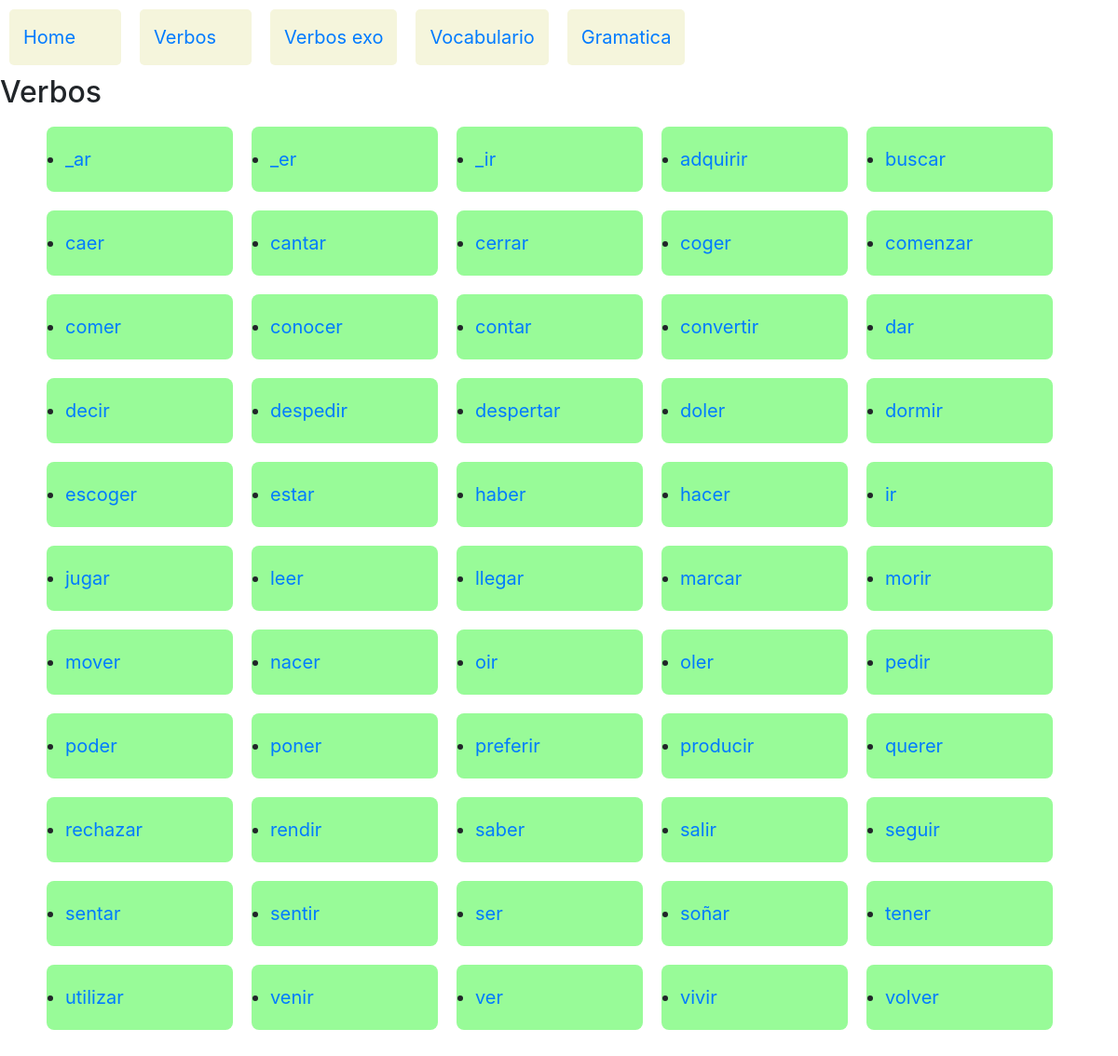
Page /verbos/verbos/ on the earlier database version.
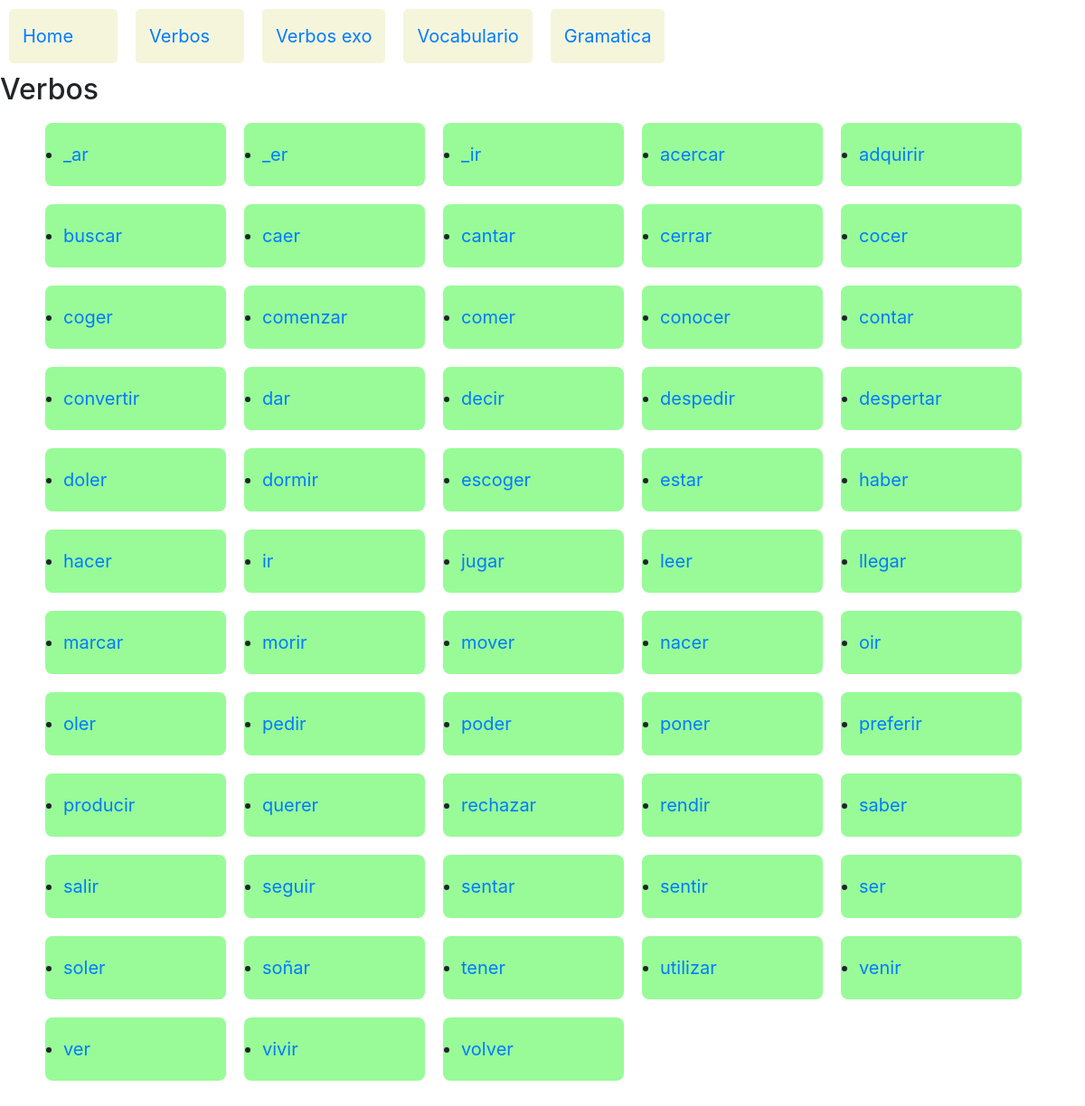
Same page on the later database version.
### verbos/models.py (models this page shows)
class Verbo(models.Model):
    verbo = models.CharField(max_length=32)
    tipo=models.ForeignKey(Verbotipo,on_delete=models.SET_NULL,related_name="tipo_v",null=True)
    def __str__(self):
        return self.verbo

### verbos/views.py (the view)
# urls.py: path('verbos/',include('verbos.urls')),
def verbos(request):
    verbos = Verbo.objects.all()
    tiempos = Tiempo.objects.all()
    pronombres = Pronombre.objects.all()
    context= {
            "verbos" : verbos,
            "title" : "verbos liste" ,
            "tiempos" : tiempos ,
            "pronombres" : pronombres
            }
    return render(request,"verbos/verbos.html",context)

### verbos/templates/verbos/verbos.html
{% extends 'verbos/layout.html' %}
{% block body1 %}
<h2> Verbos </h2>
<div id = "container">
<ul>
	<div id="container">
	{% for verbo  in verbos %}
	<div>
	<li>
		<a href= "{% url 'verbo' verbo.id %}" >{{ verbo  }}</a>   </li>
	</div>
	{% endfor %}
</ul>
	</div>
{% endblock %}

Differences in the rows shown:
added Verbo: verbo "acercar"
added Verbo: verbo "cocer"
added Verbo: verbo "soler"
